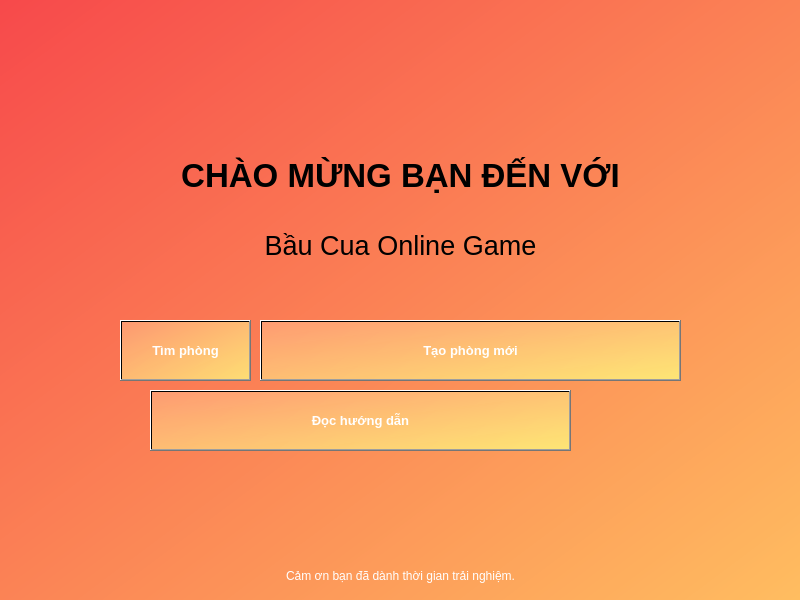
<?xml version="1.0" encoding="UTF-8"?>
<ui version="4.0">
 <class>Main</class>
 <widget class="QMainWindow" name="Main">
  <property name="geometry">
   <rect>
    <x>0</x>
    <y>0</y>
    <width>800</width>
    <height>600</height>
   </rect>
  </property>
  <property name="windowTitle">
   <string>Game Bầu Cua Online - Opening Page</string>
  </property>
  <property name="styleSheet">
   <string notr="true">background-color: qlineargradient(spread:pad, x1:0, y1:0, x2:1, y2:1, stop:0 rgba(247, 73, 75, 255), stop:0.997452 rgba(255, 189, 96, 255), stop:1 rgba(255, 255, 255, 255));</string>
  </property>
  <widget class="QWidget" name="centralwidget">
   <property name="styleSheet">
    <string notr="true"/>
   </property>
   <widget class="QLabel" name="title">
    <property name="geometry">
     <rect>
      <x>0</x>
      <y>150</y>
      <width>801</width>
      <height>50</height>
     </rect>
    </property>
    <property name="sizePolicy">
     <sizepolicy hsizetype="Fixed" vsizetype="Fixed">
      <horstretch>0</horstretch>
      <verstretch>0</verstretch>
     </sizepolicy>
    </property>
    <property name="font">
     <font>
      <family>Segoe UI</family>
      <pointsize>25</pointsize>
      <weight>75</weight>
      <bold>true</bold>
     </font>
    </property>
    <property name="autoFillBackground">
     <bool>false</bool>
    </property>
    <property name="styleSheet">
     <string notr="true">background:none;</string>
    </property>
    <property name="text">
     <string>CHÀO MỪNG BẠN ĐẾN VỚI</string>
    </property>
    <property name="scaledContents">
     <bool>true</bool>
    </property>
    <property name="alignment">
     <set>Qt::AlignCenter</set>
    </property>
   </widget>
   <widget class="QLabel" name="description">
    <property name="geometry">
     <rect>
      <x>0</x>
      <y>220</y>
      <width>801</width>
      <height>51</height>
     </rect>
    </property>
    <property name="font">
     <font>
      <pointsize>20</pointsize>
     </font>
    </property>
    <property name="styleSheet">
     <string notr="true">background:none;</string>
    </property>
    <property name="text">
     <string>Bầu Cua Online Game</string>
    </property>
    <property name="alignment">
     <set>Qt::AlignCenter</set>
    </property>
   </widget>
   <widget class="QPushButton" name="findroom">
    <property name="geometry">
     <rect>
      <x>120</x>
      <y>320</y>
      <width>131</width>
      <height>61</height>
     </rect>
    </property>
    <property name="font">
     <font>
      <family>Segoe UI</family>
      <pointsize>10</pointsize>
      <weight>75</weight>
      <bold>true</bold>
     </font>
    </property>
    <property name="cursor">
     <cursorShape>PointingHandCursor</cursorShape>
    </property>
    <property name="styleSheet">
     <string notr="true">background-color: qlineargradient(spread:pad, x1:0, y1:0, x2:1, y2:1, stop:0 rgba(255, 170, 127, 176), stop:1 rgba(255, 255, 127, 187));
color: rgb(255, 255, 255);</string>
    </property>
    <property name="text">
     <string>Tìm phòng</string>
    </property>
   </widget>
   <widget class="QPushButton" name="newroom">
    <property name="geometry">
     <rect>
      <x>260</x>
      <y>320</y>
      <width>421</width>
      <height>61</height>
     </rect>
    </property>
    <property name="font">
     <font>
      <family>Segoe UI</family>
      <pointsize>10</pointsize>
      <weight>75</weight>
      <bold>true</bold>
     </font>
    </property>
    <property name="cursor">
     <cursorShape>PointingHandCursor</cursorShape>
    </property>
    <property name="styleSheet">
     <string notr="true">background-color: qlineargradient(spread:pad, x1:0, y1:0, x2:1, y2:1, stop:0 rgba(255, 170, 127, 176), stop:1 rgba(255, 255, 127, 187));
color: rgb(255, 255, 255);</string>
    </property>
    <property name="text">
     <string>Tạo phòng mới</string>
    </property>
   </widget>
   <widget class="QLabel" name="credit">
    <property name="geometry">
     <rect>
      <x>0</x>
      <y>560</y>
      <width>801</width>
      <height>31</height>
     </rect>
    </property>
    <property name="styleSheet">
     <string notr="true">color:white;background-color:none;</string>
    </property>
    <property name="text">
     <string>Cảm ơn bạn đã dành thời gian trải nghiệm.</string>
    </property>
    <property name="alignment">
     <set>Qt::AlignCenter</set>
    </property>
   </widget>
   <widget class="QPushButton" name="tutorial">
    <property name="geometry">
     <rect>
      <x>150</x>
      <y>390</y>
      <width>421</width>
      <height>61</height>
     </rect>
    </property>
    <property name="font">
     <font>
      <family>Segoe UI</family>
      <pointsize>10</pointsize>
      <weight>75</weight>
      <bold>true</bold>
     </font>
    </property>
    <property name="cursor">
     <cursorShape>PointingHandCursor</cursorShape>
    </property>
    <property name="styleSheet">
     <string notr="true">background-color: qlineargradient(spread:pad, x1:0, y1:0, x2:1, y2:1, stop:0 rgba(255, 170, 127, 176), stop:1 rgba(255, 255, 127, 187));
color: rgb(255, 255, 255);</string>
    </property>
    <property name="text">
     <string>Đọc hướng dẫn</string>
    </property>
   </widget>
  </widget>
 </widget>
 <resources>
  <include location="background.qrc"/>
 </resources>
 <connections/>
</ui>
